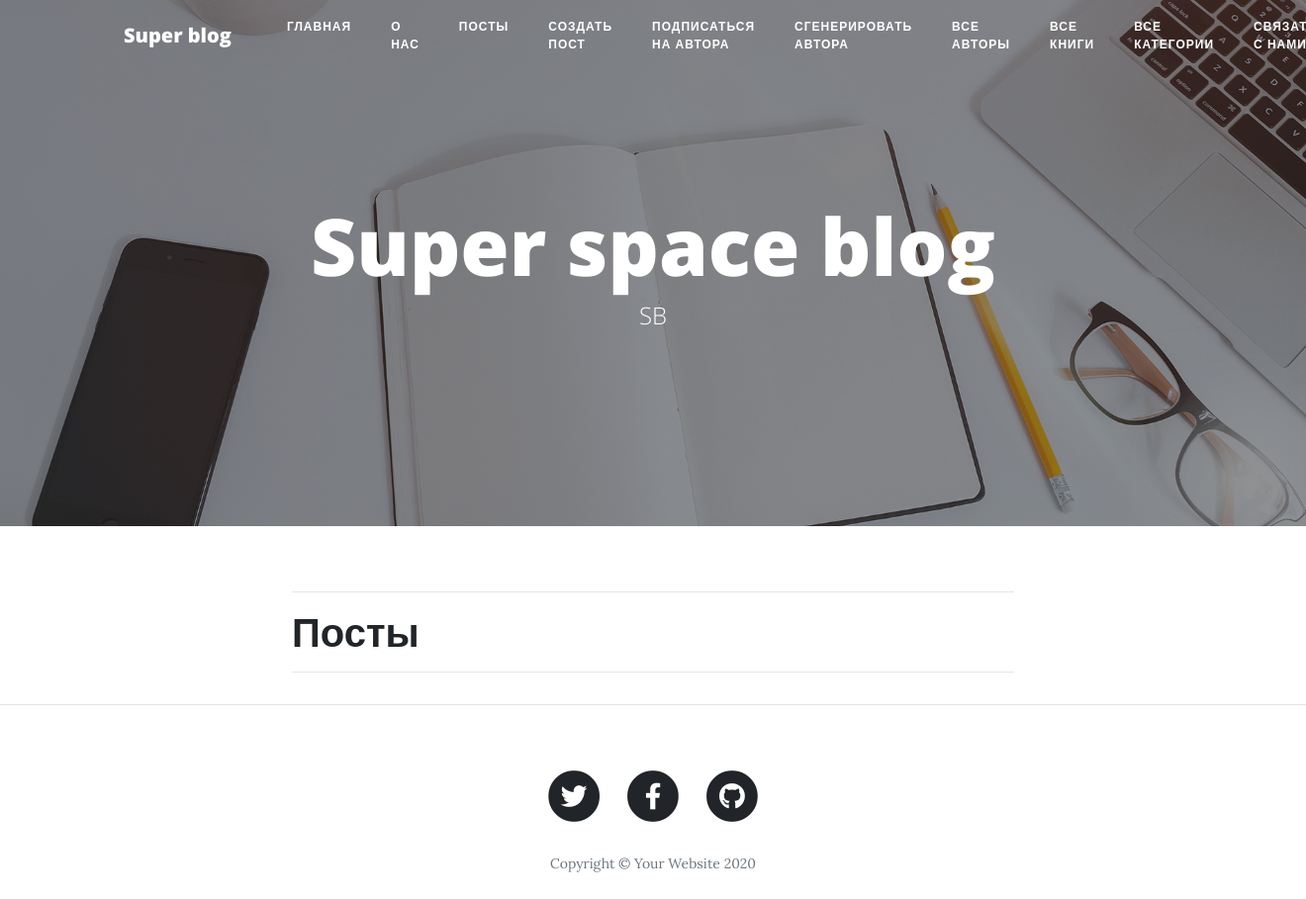
The app's page /posts/, older data.
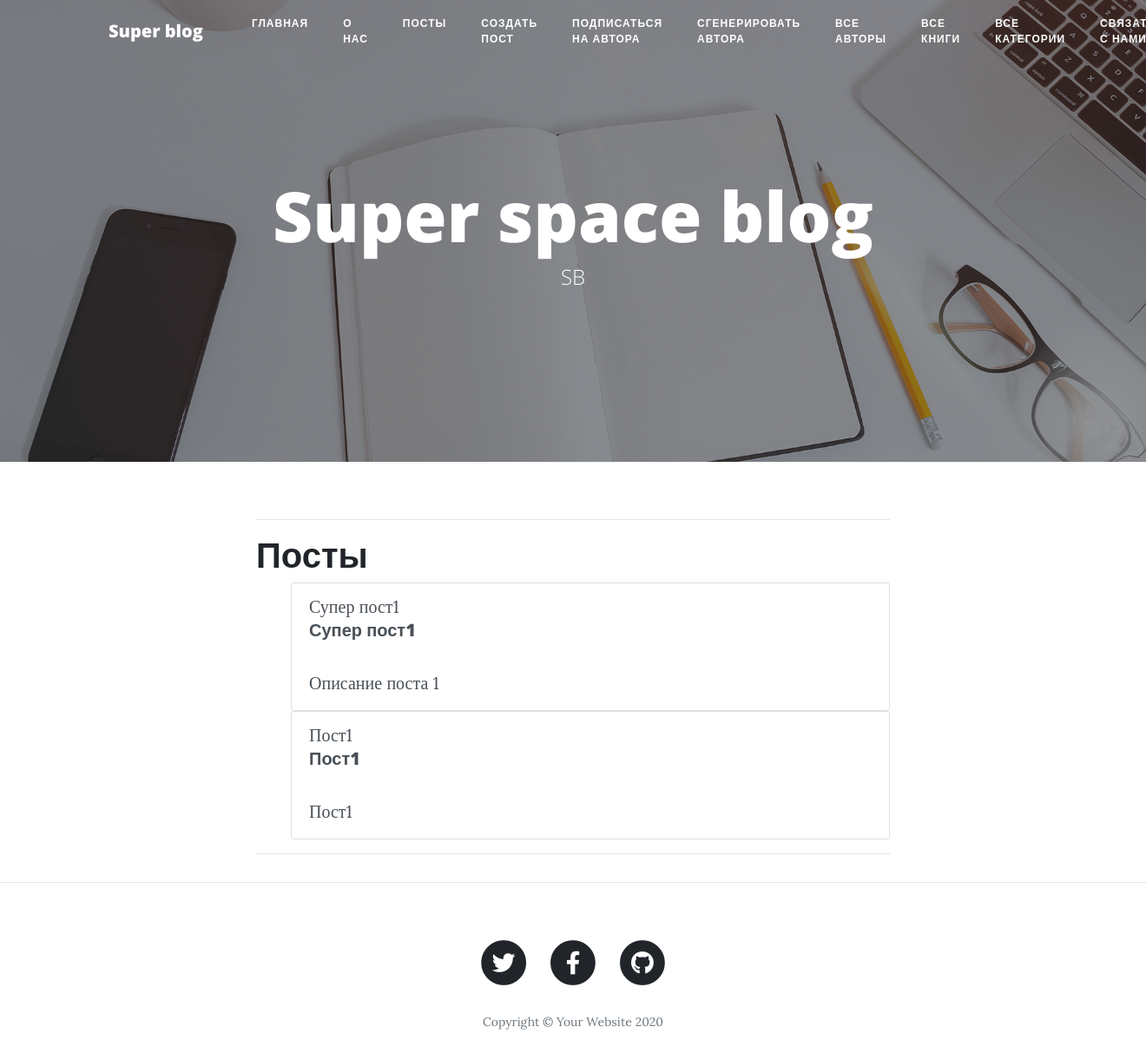
The same page, newer data.
### main/models.py (models this page shows, shortened)
class Post(models.Model):
    class Meta:
        db_table = "tb_posts"
        verbose_name = "Пост"
        verbose_name_plural = "Посты"
    """Setup title, description, content and dates of posts."""
    title = models.CharField("Заголовок поста", max_length=70)
    description = models.TextField("Описание поста", max_length=90)
    content = models.TextField("Контент поста")
    created = models.DateTimeField(auto_now_add=True)
    updated = models.DateTimeField(default=now)

### main/views.py (the view)
# urls.py: path('posts/', views.posts_all, name='posts_all'),
def posts_all(request):
    context = {'title': "Posts", "posts": postall()}
    return render(request, "main/posts_all.html", context)

### main/services/post_service.py (called while the page is built)
def postall():
    objects_all = Post.objects.all()
    return objects_all

### main/templates/main/posts_all.html (shortened to what this page needs)
{% extends "main/base.html" %}
{% block  content %}
        <h1>Посты</h1>
        <div class="payload">
            <ul>
                {% for post in posts %}
                    <div class="list-group">
                          <a href="{%  url "post_show" post_id=post.id %}" class="list-group-item list-group-item-action flex-column align-items-start">
                          {{ post.title }}
                            <div class="d-flex w-100 justify-content-between">
                              <h5 class="mb-1">{{post.title}}</h5>
                            </div>
                            <p class="mb-1">{{post.description}}</p>
                          </a>
                    </div>
                {% endfor %}
            </ul>
        </div>
{% endblock %}

Row changes from the older to the newer data that the page shows:
added Post: title "Супер пост1", description "Описание поста 1"
added Post: title "Пост1", description "Пост1"
